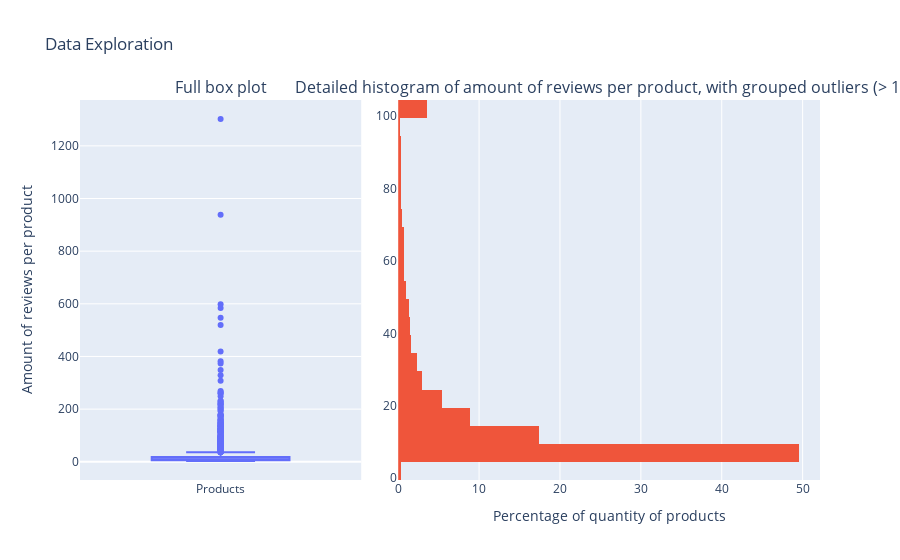

Here is the notebook cell this chart was saved with:
### Code cell
from plotly.subplots import make_subplots
# Grouping thresholds
low_threshold = 1
high_threshold = 100
bin_size = 10

fig = make_subplots(rows=1, cols=2, subplot_titles=('Full box plot', f'Detailed histogram of amount of reviews per product, with grouped outliers (> {high_threshold})'),
 horizontal_spacing=0.05,specs=[[{'type': 'bar'}]*2], column_widths=[0.4, 0.6])

summary_df = df['asin'].value_counts()
data = summary_df.values

fig.add_trace(go.Box(y=data, orientation='v', name='Products',), row=1, col=1)\
    .update_yaxes(title_text='Amount of reviews per product', row=1, col=1)
    #.update_xaxes(title_text='Quantity of products', row=1, col=1)\

# Histogram
#data = np.where(data < low_threshold, low_threshold, data)
data = np.where(data > high_threshold, high_threshold, data)
# bins = np.arange(0, high_threshold+2*bin_size, bin_size)
# counts, bins = np.histogram(data, bins=bins)
# fig.add_trace(go.Bar(x = counts, y=bins, orientation='h', text = counts, textposition='auto'), row=1, col=2)
fig.add_trace(go.Histogram(y=data, orientation='h', histnorm = 'percent'), row=1, col=2) #histnorm = 'percent
fig.update_xaxes(title_text='Percentage of quantity of products', row=1, col=2)
#fig.update_yaxes(title_text='Amount of reviews per product', row=1, col=2)

# Set the layout
fig.update_layout(
    title='Data Exploration',
    showlegend=False,
    #axis=dict(title='Quantity of products',),
    #height=400,
    #width=800,
)

fig.show()

### Figure 1 — Plotly figure (JSON) as saved in the notebook; plotly's stock layout.template omitted (floating-point values rounded to 4 significant figures; data arrays with more than 128 entries replaced by an {"elided": "..."} marker saying what was removed)
{"data": [{"name": "Products", "orientation": "v", "type": "box", "xaxis": "x", "y": {"elided": "2285 int values"}, "yaxis": "y"}, {"histnorm": "percent", "orientation": "h", "type": "histogram", "xaxis": "x2", "y": {"elided": "2285 int values"}, "yaxis": "y2"}], "layout": {"annotations": [{"font": {"size": 16}, "showarrow": false, "text": "Full box plot", "x": 0.19, "xanchor": "center", "xref": "paper", "y": 1, "yanchor": "bottom", "yref": "paper"}, {"font": {"size": 16}, "showarrow": false, "text": "Detailed histogram of amount of reviews per product, with grouped outliers (> 100)", "x": 0.715, "xanchor": "center", "xref": "paper", "y": 1, "yanchor": "bottom", "yref": "paper"}], "showlegend": false, "title": {"text": "Data Exploration"}, "xaxis": {"anchor": "y", "domain": [0, 0.38]}, "xaxis2": {"anchor": "y2", "domain": [0.43, 1], "title": {"text": "Percentage of quantity of products"}}, "yaxis": {"anchor": "x", "domain": [0, 1], "title": {"text": "Amount of reviews per product"}}, "yaxis2": {"anchor": "x2", "domain": [0, 1]}}}
